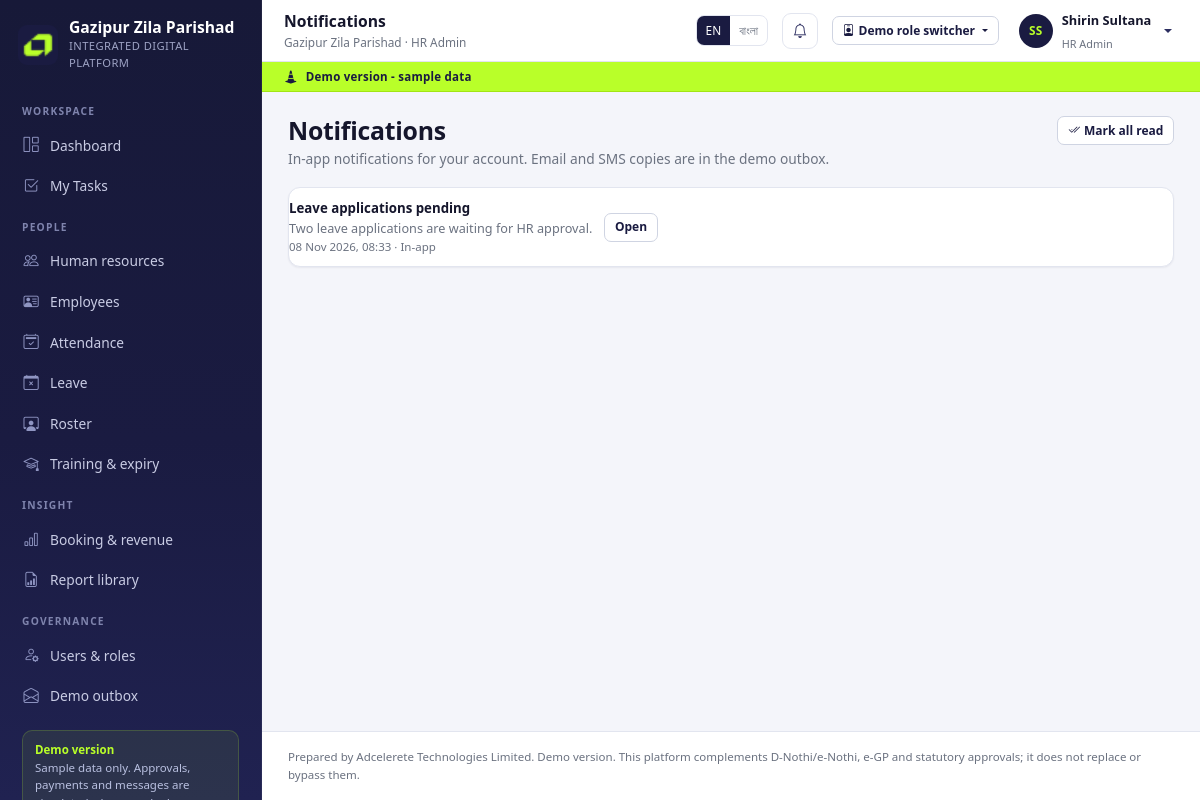
/app/notifications/ (signed in), run on the app's committed database.
### accounts/models.py (models this page shows, shortened)
class User(AbstractUser):
    role = models.ForeignKey(Role, null=True, blank=True, on_delete=models.SET_NULL,
                             related_name='users')
    phone = models.CharField(max_length=30, blank=True)
    department = models.ForeignKey('hr.Department', null=True, blank=True,
                                   on_delete=models.SET_NULL, related_name='users')
    designation = models.ForeignKey('hr.Designation', null=True, blank=True,
                                    on_delete=models.SET_NULL, related_name='users')
    facility = models.ForeignKey('facilities.Facility', null=True, blank=True,
                                 on_delete=models.SET_NULL, related_name='operators',
                                 help_text='Assigned facility for reception operators.')
    email_verified = models.BooleanField(default=False)
    is_demo = models.BooleanField(default=True)
    otp_code = models.CharField(max_length=8, blank=True)
    otp_created_at = models.DateTimeField(null=True, blank=True)
    otp_attempts = models.PositiveIntegerField(default=0)
    class Meta:
        ordering = ['first_name', 'username']
    @property
    def display_name(self):
        return self.get_full_name() or self.username
    @property
    def role_name(self):
        return self.role.name if self.role else 'No role'
    @property
    def is_citizen(self):
        return bool(self.role and self.role.code == 'citizen')
    @property
    def is_staff_portal_user(self):
        return bool(self.role and self.role.code != 'citizen')
    @property
    def is_read_only(self):
        return bool(self.role and self.role.is_read_only)
    def can(self, code):
        if not getattr(self, 'is_authenticated', False):
            return False
        if self.is_superuser:
            return True
        if not self.role_id:
            return False
        cache = getattr(self, '_perm_cache', None)
        if cache is None:
            cache = set(self.role.permissions.values_list('code', flat=True))
            self._perm_cache = cache
        return code in cache

class Role(models.Model):
    code = models.SlugField(max_length=40, unique=True)
    name = models.CharField(max_length=120)
    description = models.TextField(blank=True)
    permissions = models.ManyToManyField(Permission, blank=True, related_name='roles')
    is_read_only = models.BooleanField(
        default=False,
        help_text='Read-only roles cannot submit changes anywhere in the platform.',
    )
    sort_order = models.PositiveIntegerField(default=100)
    class Meta:
        ordering = ['sort_order', 'name']

### notifications/models.py (models this page shows)
class Notification(models.Model):
    CHANNELS = [('inapp', 'In-app'), ('email', 'Email'), ('sms', 'SMS')]
    user = models.ForeignKey(settings.AUTH_USER_MODEL, on_delete=models.CASCADE,
                             related_name='notifications')
    channel = models.CharField(max_length=10, choices=CHANNELS, default='inapp')
    subject = models.CharField(max_length=200, blank=True)
    body = models.TextField(blank=True)
    url = models.CharField(max_length=255, blank=True)
    template_code = models.CharField(max_length=60, blank=True)
    created_at = models.DateTimeField(default=timezone.now)
    read_at = models.DateTimeField(null=True, blank=True)
    class Meta:
        ordering = ['-created_at']
    @property
    def is_read(self):
        return self.read_at is not None

### notifications/views.py (the view)
# urls.py: path('notifications/', views.my_notifications, name='my_notifications'),
def my_notifications(request):
    if not request.user.is_authenticated:
        from django.contrib.auth.views import redirect_to_login
        return redirect_to_login(request.get_full_path())
    rows = Notification.objects.filter(user=request.user).order_by('-created_at')[:200]
    if request.method == 'POST' and request.POST.get('mark_all'):
        Notification.objects.filter(user=request.user, read_at__isnull=True).update(
            read_at=timezone.now())
        from django.contrib import messages
        messages.success(request, 'All notifications marked as read.')
    return render(request, 'notifications/list.html', {
        'rows': rows, 'page_title': 'Notifications',
    })

### accounts/demo.py (called while the page is built)
def demo_accounts():
    from accounts.models import User
    existing = {
        u.username: u for u in User.objects.filter(
            username__in=[a[0] for a in DEMO_ACCOUNTS]
        ).select_related('role')
    }
    out = []
    for username, label in DEMO_ACCOUNTS:
        user = existing.get(username)
        out.append({
            'username': username,
            'label': user.role.name if user and user.role else label,
            'name': user.display_name if user else label,
            'role_code': user.role.code if user and user.role else '',
        })
    return out

### accounts/nav.py (called while the page is built)
def build_nav(user):
    if not user or not user.is_authenticated:
        return []
    is_citizen = user.is_citizen
    groups = []
    for group_label, items in NAV:
        visible = []
        for label, url, perm, icon in items:
            if perm is None:
                if is_citizen:
                    continue
            elif not user.can(perm):
                continue
            visible.append({'label': label, 'url': url, 'icon': icon})
        if visible:
            groups.append({'label': group_label, 'items': visible})
    return groups

### core/i18n.py (called while the page is built)
def translate(text, lang='en'):
    if lang == 'bn':
        return BN.get(text) or BN_EXTRA.get(text) or text
    return text

### core/models.py (called while the page is built)
def get_setting(key, default=''):
    from core.models import AppSetting
    try:
        return AppSetting.objects.get(key=key).value
    except AppSetting.DoesNotExist:
        return default

### core/templatetags/gzp.py (called while the page is built)
@register.simple_tag(takes_context=True)
def t(context, text):
    return i18n.translate(text, context.get('lang', 'en'))

@register.filter
def tr(value, lang):
    return i18n.translate(str(value), lang)

@register.filter
def dt(value, fmt='d M Y, H:i'):
    if not value:
        return '-'
    if timezone.is_aware(value):
        value = timezone.localtime(value)
    return formats.date_format(value, fmt)

@register.filter
def initials(value):
    parts = [p for p in str(value or '').split() if p]
    return ''.join(p[0].upper() for p in parts[:2]) or '?'

@register.simple_tag
def nav_active(request, prefix):
    path = request.path
    if prefix == '/app/':
        return 'active' if path == '/app/' else ''
    return 'active' if path.startswith(prefix) else ''

### templates/notifications/list.html (shortened to what this page needs)
{% extends 'base.html' %}
{% load gzp %}
{% block content %}
<div class="page-head">
  <div>
    <h1>{% t "Notifications" %}</h1>
    <div class="sub">In-app notifications for your account. Email and SMS copies are in the demo outbox.</div>
  </div>
  <form method="post">
    <button class="btn btn-sm btn-outline-primary" type="submit"><i class="bi bi-check2-all me-1"></i>Mark all read</button>
  </form>
</div>
<div class="card">
  <div class="list-clean">
    {% for row in rows %}
      <div class="list-row">
        <div>
          <b>{{ row.subject|default:"Notification" }}</b>
          <div class="small">{{ row.body|truncatechars:160 }}</div>
          <div class="note-inline">{{ row.created_at|dt }} · {{ row.get_channel_display }}</div>
        </div>
        <div class="d-flex gap-2 align-items-center">
          {% if row.url %}<a class="btn btn-sm btn-outline-primary" href="{{ row.url }}">Open</a>{% endif %}
        </div>
      </div>
    {% empty %}
      <div class="table-empty"><i class="bi bi-bell"></i>No notifications yet.</div>
    {% endfor %}
  </div>
</div>
{% endblock %}

### templates/base.html (shortened to what this page needs)
{% load static gzp %}<!doctype html>
<html lang="{{ lang }}">
<head>
  <link rel="stylesheet" href="{% static 'vendor/bootstrap/bootstrap.min.css' %}">
  <link rel="stylesheet" href="{% static 'vendor/bootstrap-icons/bootstrap-icons.min.css' %}">
  <link rel="stylesheet" href="{% static 'css/gzp.css' %}">
</head>
<body class="{% block body_class %}{% endblock %}">
{% if user.is_authenticated and user.is_staff_portal_user %}
  <aside class="sidebar" id="sidebar" aria-label="Main navigation">
    <div class="brand">
      <img src="{% static 'img/adcelerete_logo.png' %}" alt="Adcelerete logo">
      <div>
        <div class="brand-name">{{ APP_NAME_MAIN }}</div>
        <div class="brand-sub">{{ APP_NAME_SUB }}</div>
      </div>
    </div>
    <div class="sidebar-scroll">
      {% for group in nav_groups %}
        <div class="nav-group">
          <div class="nav-group-label">{{ group.label|tr:lang }}</div>
          {% for item in group.items %}
            <a class="nav-item {% nav_active request item.url %}" href="{{ item.url }}">
              <i class="bi bi-{{ item.icon }}"></i><span>{{ item.label|tr:lang }}</span>
            </a>
          {% endfor %}
        </div>
      {% endfor %}
      <div class="sidebar-note">
        <strong>{% t "Demo version" %}</strong><br>
        Sample data only. Approvals, payments and messages are simulated where marked.
      </div>
    </div>
  </aside>
  <div class="app-shell">
    <header class="topbar">
      <div>
        <div class="page-title">{% block topbar_title %}{{ page_title|default:"Dashboard" }}{% endblock %}</div>
        <div class="crumb">{{ APP_NAME_MAIN }} · {{ user.role_name }}</div>
      </div>
      <div class="lang-switch" role="group" aria-label="Language">
        <a class="{% if lang == 'en' %}on{% endif %}" href="/lang/en/?next={{ request.get_full_path|urlencode }}">EN</a>
        <a class="{% if lang == 'bn' %}on{% endif %}" href="/lang/bn/?next={{ request.get_full_path|urlencode }}">বাংলা</a>
      </div>
      <a class="icon-btn" href="/app/notifications/" aria-label="Notifications">
        <i class="bi bi-bell"></i>
      </a>
      {% if DEMO_MODE %}{% include 'partials/demo_switcher.html' %}{% endif %}
      <div class="dropdown">
        <a class="user-chip dropdown-toggle" href="#" data-bs-toggle="dropdown" aria-expanded="false">
          <span class="avatar">{{ user.display_name|initials }}</span>
          <span class="d-none d-lg-block">
            <span class="u-name">{{ user.display_name }}</span><br>
            <span class="u-role">{{ user.role_name }}</span>
          </span>
        </a>
      </div>
    </header>
    <div class="demo-ribbon"><i class="bi bi-cone-striped"></i> {% t "Demo version - sample data" %}</div>
    <main class="page" id="main">
{% endif %}
      {% block content %}{% endblock %}
{% if user.is_authenticated and user.is_staff_portal_user %}
    </main>
    <footer class="app-footer">
      Prepared by {{ SUPPLIER }}. Demo version. This platform complements D-Nothi/e-Nothi, e-GP and statutory approvals; it does not replace or bypass them.
    </footer>
  </div>
{% endif %}
</body>
</html>

### data on the page
User: role_name "HR Admin", display_name|initials "SS", display_name "Shirin Sultana"
Notification: subject "Leave applications pending", body "Two leave applications are waiting for HR approval.", created_at|dt "08 Nov 2026, 08:33", channel "In-app"

### other printed values
{{ APP_NAME_MAIN }} "Gazipur Zila Parishad"
{{ APP_NAME_SUB }} "INTEGRATED DIGITAL PLATFORM"
{{ group.label|tr:lang }} "WORKSPACE" "PEOPLE" "INSIGHT" "GOVERNANCE"
{{ item.label|tr:lang }} "Dashboard" "My Tasks" "Human resources" "Employees" "Attendance" "Leave" "Roster" "Training & expiry" "Booking & revenue" "Report library" "Users & roles" "Demo outbox"
{{ page_title|default:"Dashboard" }} "Notifications"
{{ SUPPLIER }} "Adcelerete Technologies Limited"
